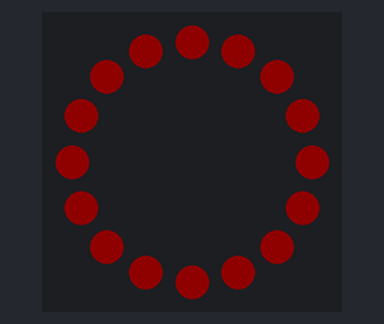
The sketch below on a simulated Arduino Uno, built with avr-gcc and run on an emulated ATmega328P. Parts: 16 RGB LEDs in a ring, first at the top, clockwise. Dim RGB values are drawn brighter than linear; random numbers use the default seed unless the sketch sets one.

Above: at 0.07 s.
At 1.4 s:
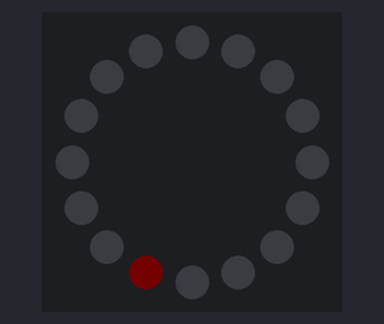

The sketch:

Pendant.ino
```cpp
#include <Adafruit_NeoPixel.h>
// Pin definitions
#define LED_PIN 0  //output LED pin.
#define SEED_PIN 2 //Leave this pin unconnected.  The ambient noise will be sufficient for a random seed.

#define BRIGHTNESS (uint8_t)0x10    //Starting brightness
#define COLOR (uint32_t)0xFF0000    //Base color
#define MAX_OFFSET (uint8_t)0x80    //Maximum offset from the starting color for each color component.
#define MAX_SHIFT  (uint8_t)0x04    //Maximum amount of the color shift. The higher this is, the more drastic the shift.

Adafruit_NeoPixel ring = Adafruit_NeoPixel(16, LED_PIN);

void setup() {
  randomSeed(analogRead(SEED_PIN));
  ring.begin();
  ring.setBrightness(BRIGHTNESS);
  for (uint8_t i=0; i<ring.numPixels(); i++) {
    ring.setPixelColor(i, COLOR);
  }
}

void loop() {
  //for each LED,
  for (uint8_t i=0; i<ring.numPixels(); i++) {
    uint32_t curColor = ring.getPixelColor(i);
    // for each color component...
    for (uint8_t c=0; c<3; c++) {
      //get current component value
      uint8_t component = (curColor >> 8 * c) & 0xFF;
      uint8_t baseComp = (COLOR >> 8 * c) & 0xFF;
      //decide how much to shift
      uint8_t offset = random(MAX_SHIFT);
      uint8_t maxim = ((baseComp + MAX_OFFSET > baseComp) ? baseComp + MAX_OFFSET : 0xFF);
      uint8_t minim = ((baseComp - MAX_OFFSET < baseComp) ? baseComp - MAX_OFFSET : 0x00);
      //choose whether to add, subtract, or remain the same
      switch (random(3)) {
        case 0: //add
          if ((component + offset > component) && (component + offset < maxim)) component += offset;
          break;
        case 1: //subtract
          if ((component - offset < component) && (component - offset > minim)) component -= offset;
          break;
        default:
          break;
      }
      //replace the color component
      //clear the bitfield
      curColor &= ~(uint32_t)0xFF << 8 * c;
      //set the bitfield
      curColor |= (uint32_t)component << 8 * c;
    }
    ring.setPixelColor(i, curColor);
  }
  delay(50);
  ring.show();
}
```
